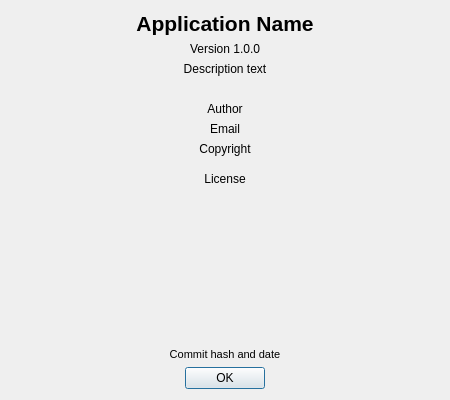
<?xml version="1.0" encoding="UTF-8"?>
<ui version="4.0">
 <class>AboutWindow</class>
 <widget class="QDialog" name="AboutWindow">
  <property name="geometry">
   <rect>
    <x>0</x>
    <y>0</y>
    <width>450</width>
    <height>400</height>
   </rect>
  </property>
  <property name="windowTitle">
   <string>About</string>
  </property>
  <property name="modal">
   <bool>true</bool>
  </property>
  <layout class="QVBoxLayout" name="verticalLayout">
   <item>
    <widget class="QLabel" name="lblAppName">
     <property name="font">
      <font>
       <pointsize>16</pointsize>
       <bold>true</bold>
      </font>
     </property>
     <property name="text">
      <string>Application Name</string>
     </property>
     <property name="alignment">
      <set>Qt::AlignCenter</set>
     </property>
    </widget>
   </item>
   <item>
    <widget class="QLabel" name="lblVersion">
     <property name="text">
      <string>Version 1.0.0</string>
     </property>
     <property name="alignment">
      <set>Qt::AlignCenter</set>
     </property>
    </widget>
   </item>
   <item>
    <widget class="QLabel" name="lblDescription">
     <property name="text">
      <string>Description text</string>
     </property>
     <property name="alignment">
      <set>Qt::AlignCenter</set>
     </property>
     <property name="wordWrap">
      <bool>true</bool>
     </property>
    </widget>
   </item>
   <item>
    <spacer name="verticalSpacer">
     <property name="orientation">
      <enum>Qt::Vertical</enum>
     </property>
     <property name="sizeType">
      <enum>QSizePolicy::Fixed</enum>
     </property>
     <property name="sizeHint" stdset="0">
      <size>
       <width>20</width>
       <height>20</height>
      </size>
     </property>
    </spacer>
   </item>
   <item>
    <widget class="QLabel" name="lblAuthor">
     <property name="text">
      <string>Author</string>
     </property>
     <property name="alignment">
      <set>Qt::AlignCenter</set>
     </property>
    </widget>
   </item>
   <item>
    <widget class="QLabel" name="lblEmail">
     <property name="text">
      <string>Email</string>
     </property>
     <property name="alignment">
      <set>Qt::AlignCenter</set>
     </property>
    </widget>
   </item>
   <item>
    <widget class="QLabel" name="lblCopyright">
     <property name="text">
      <string>Copyright</string>
     </property>
     <property name="alignment">
      <set>Qt::AlignCenter</set>
     </property>
    </widget>
   </item>
   <item>
    <spacer name="verticalSpacer_2">
     <property name="orientation">
      <enum>Qt::Vertical</enum>
     </property>
     <property name="sizeType">
      <enum>QSizePolicy::Fixed</enum>
     </property>
     <property name="sizeHint" stdset="0">
      <size>
       <width>20</width>
       <height>10</height>
      </size>
     </property>
    </spacer>
   </item>
   <item>
    <widget class="QLabel" name="lblLicense">
     <property name="text">
      <string>License</string>
     </property>
     <property name="alignment">
      <set>Qt::AlignCenter</set>
     </property>
    </widget>
   </item>
   <item>
    <spacer name="verticalSpacer_3">
     <property name="orientation">
      <enum>Qt::Vertical</enum>
     </property>
     <property name="sizeHint" stdset="0">
      <size>
       <width>20</width>
       <height>40</height>
      </size>
     </property>
    </spacer>
   </item>
   <item>
    <widget class="QLabel" name="lblCommitInfo">
     <property name="font">
      <font>
       <pointsize>8</pointsize>
      </font>
     </property>
     <property name="text">
      <string>Commit hash and date</string>
     </property>
     <property name="alignment">
      <set>Qt::AlignCenter</set>
     </property>
    </widget>
   </item>
   <item>
    <widget class="QDialogButtonBox" name="buttonBox">
     <property name="orientation">
      <enum>Qt::Horizontal</enum>
     </property>
     <property name="standardButtons">
      <set>QDialogButtonBox::Ok</set>
     </property>
     <property name="centerButtons">
      <bool>true</bool>
     </property>
    </widget>
   </item>
  </layout>
 </widget>
 <resources/>
 <connections>
  <connection>
   <sender>buttonBox</sender>
   <signal>accepted()</signal>
   <receiver>AboutWindow</receiver>
   <slot>accept()</slot>
   <hints>
    <hint type="sourcelabel">
     <x>248</x>
     <y>254</y>
    </hint>
    <hint type="destinationlabel">
     <x>157</x>
     <y>274</y>
    </hint>
   </hints>
  </connection>
 </connections>
</ui>
